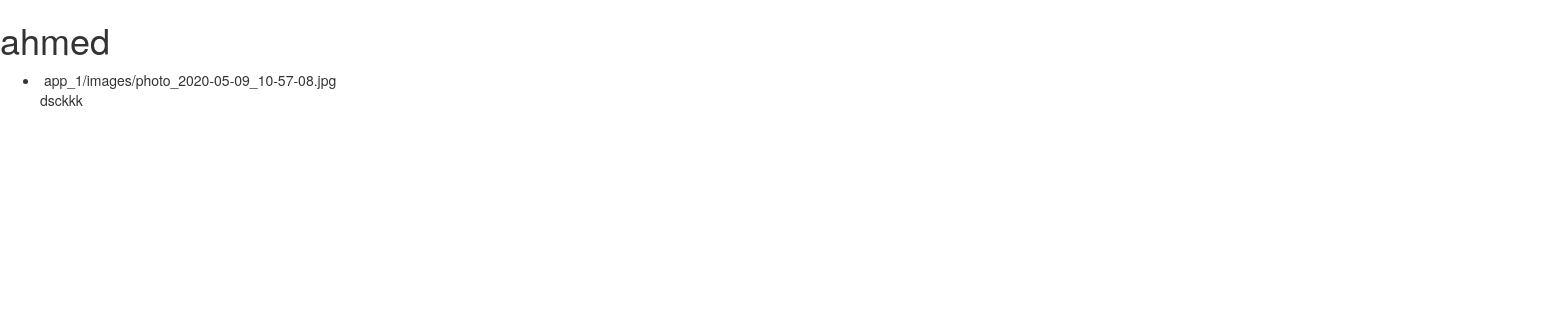
Page /img/ on the earlier database version.
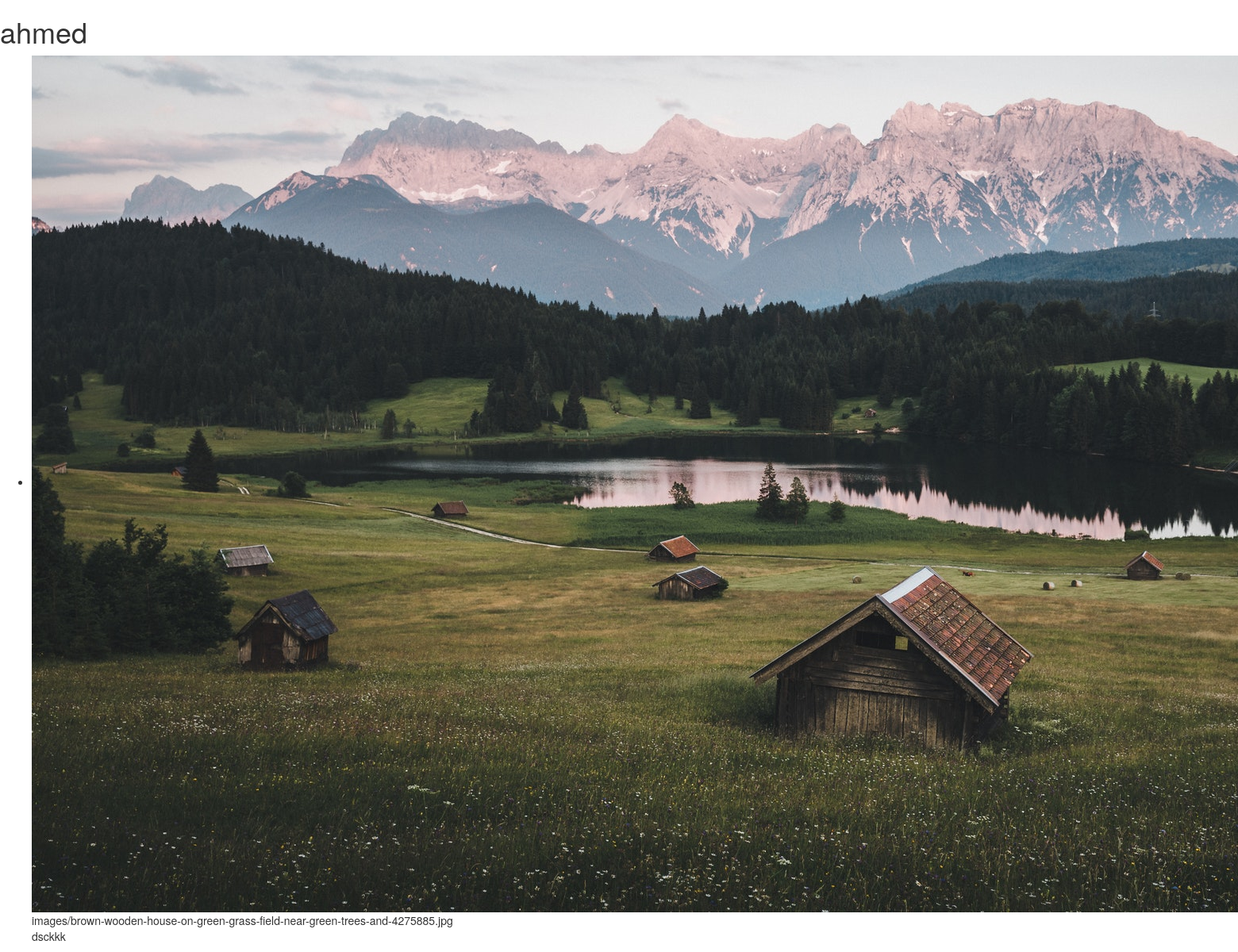
Same page on the later database version.
### app_1/models.py (models this page shows)
class img(models.Model):
    title=models.CharField(max_length=15)
    text=models.TextField(default=" ")
    many=models.IntegerField(default=0)
    img= models.ImageField(upload_to='images/')

### app_1/views.py (the view)
# urls.py: path("img/", views.for_img ,name="img"),
def for_img(request):
		all_post=models.img.objects.all()
		context={
			'all_post':all_post
		}
		return render(request,'app_1/page2.html',context)

### app_1/templates/app_1/page2.html (shortened to what this page needs)
<!DOCTYPE html>
<html lang="en" dir="ltr">
  <head>
     <link rel="stylesheet" href="https://maxcdn.bootstrapcdn.com/bootstrap/3.3.7/css/bootstrap.min.css">
  </head>
  <body>
    <h1>ahmed</h1>
    <ul>
      {% for data_ in all_post %}
      <li>
        <img src="{{ data_.img.url }}" alt=""> {{ data_.img }}
      </li>
      {% endfor %}
      dsckkk
    </ul>
  </body>
</html>

Differences in the rows shown:
removed img: img "app_1/images/photo_2020-05-09_10-57-08.jpg"
added img: img (picture), img "images/brown-wooden-house-on-green-grass-field-near-green-trees-and-4275885.jpg"
